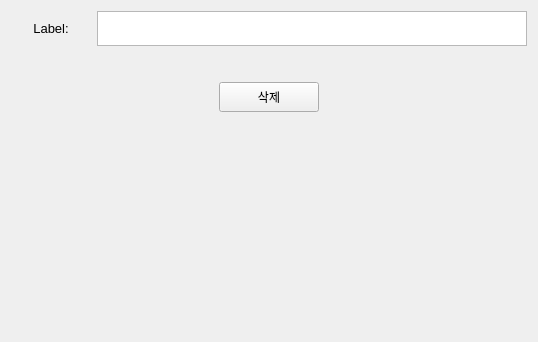
    <widget class="QWidget" name="Item_Delete">
     <attribute name="title">
      <string>삭제</string>
     </attribute>
     <layout class="QVBoxLayout" name="verticalLayout_42">
      <item>
       <layout class="QVBoxLayout" name="verticalLayout_41">
        <item>
         <layout class="QHBoxLayout" name="horizontalLayout_35">
          <property name="bottomMargin">
           <number>30</number>
          </property>
          <item>
           <widget class="QLabel" name="label_43">
            <property name="minimumSize">
             <size>
              <width>80</width>
              <height>35</height>
             </size>
            </property>
            <property name="maximumSize">
             <size>
              <width>80</width>
              <height>35</height>
             </size>
            </property>
            <property name="font">
             <font>
              <pointsize>10</pointsize>
             </font>
            </property>
            <property name="text">
             <string>Label:</string>
            </property>
            <property name="alignment">
             <set>Qt::AlignCenter</set>
            </property>
           </widget>
          </item>
          <item>
           <widget class="QPlainTextEdit" name="Item_Delete_plainTextEdit">
            <property name="minimumSize">
             <size>
              <width>430</width>
              <height>35</height>
             </size>
            </property>
            <property name="maximumSize">
             <size>
              <width>500</width>
              <height>35</height>
             </size>
            </property>
            <property name="font">
             <font>
              <pointsize>11</pointsize>
             </font>
            </property>
           </widget>
          </item>
         </layout>
        </item>
        <item>
         <layout class="QHBoxLayout" name="horizontalLayout_39">
          <item>
           <spacer name="horizontalSpacer_24">
            <property name="orientation">
             <enum>Qt::Horizontal</enum>
            </property>
            <property name="sizeHint" stdset="0">
             <size>
              <width>40</width>
              <height>20</height>
             </size>
            </property>
           </spacer>
          </item>
          <item>
           <widget class="QPushButton" name="Item_Delete_pushButton">
            <property name="minimumSize">
             <size>
              <width>100</width>
              <height>30</height>
             </size>
            </property>
            <property name="maximumSize">
             <size>
              <width>150</width>
              <height>35</height>
             </size>
            </property>
            <property name="text">
             <string>삭제</string>
            </property>
           </widget>
          </item>
          <item>
           <spacer name="horizontalSpacer_25">
            <property name="orientation">
             <enum>Qt::Horizontal</enum>
            </property>
            <property name="sizeHint" stdset="0">
             <size>
              <width>40</width>
              <height>20</height>
             </size>
            </property>
           </spacer>
          </item>
         </layout>
        </item>
       </layout>
      </item>
      <item>
       <widget class="QLabel" name="label_44">
        <property name="minimumSize">
         <size>
          <width>500</width>
          <height>50</height>
         </size>
        </property>
        <property name="maximumSize">
         <size>
          <width>500</width>
          <height>50</height>
         </size>
        </property>
        <property name="font">
         <font>
          <pointsize>10</pointsize>
         </font>
        </property>
        <property name="text">
         <string/>
        </property>
       </widget>
      </item>
      <item>
       <spacer name="verticalSpacer_6">
        <property name="orientation">
         <enum>Qt::Vertical</enum>
        </property>
        <property name="sizeHint" stdset="0">
         <size>
          <width>20</width>
          <height>163</height>
         </size>
        </property>
       </spacer>
      </item>
     </layout>
    </widget>
